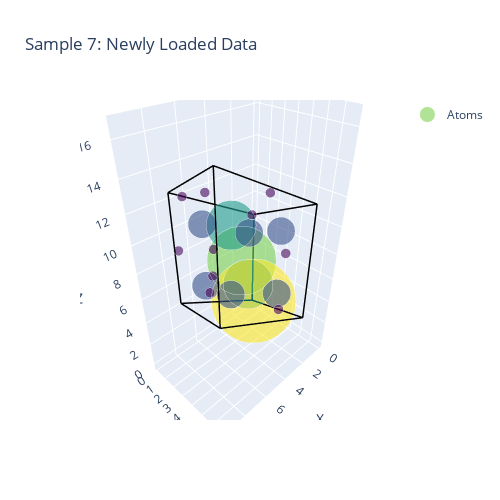

Write notebook code for a chart like this one.
### Markdown cell above
#### Data Example

### Code cell
i=7
single_data = train_dataset[i]
cell = single_data.cell[0].numpy()
x_vec, y_vec, z_vec = cell[0], cell[1], cell[2]

# Assuming that positions are in cartesian coords not fractional coords
positions = single_data.pos.numpy()
atomic_numbers = single_data.species.numpy()
new_points = positions.copy()
new_atomic_numbers = atomic_numbers.copy()

# Calculate iterations once
iterations = 20 - single_data.n_atoms.item()

# Generate ghost atoms
for _ in range(iterations):
    next_point = VoronoiGenerator._get_next_point(
        points=new_points,
        atomic_numbers=new_atomic_numbers, # Pass the updated atomic_numbers
        x_vec=x_vec,
        y_vec=y_vec,
        z_vec=z_vec
      )
    new_atomic_numbers = np.append(new_atomic_numbers, 0)
    new_points = np.vstack([new_points, next_point])

# --- Create data object for plotting ---
from omg.datamodule.dataloader import OMGData
import torch

temp_data_for_plotting = OMGData()
temp_data_for_plotting.cell = torch.from_numpy(cell).unsqueeze(0)
temp_data_for_plotting.pos = torch.from_numpy(new_points)
temp_data_for_plotting.species = torch.from_numpy(new_atomic_numbers)

print(f"Data for plotting sample {i} has been generated.")

plot_crystal_with_points(temp_data_for_plotting, i)

### Figure 1 — Plotly figure (JSON) as saved in the notebook; plotly's stock layout.template omitted (floating-point values rounded to 4 significant figures)
{"data": [{"hoverinfo": "text", "hovertext": ["A_n: 55<br>Pos: (4.79, 3.38, 8.29)", "A_n: 37<br>Pos: (2.39, 1.69, 4.15)", "A_n: 37<br>Pos: (7.18, 5.08, 12.44)", "A_n: 69<br>Pos: (0.00, 0.00, 0.00)", "A_n: 17<br>Pos: (3.46, 5.27, 5.99)", "A_n: 17<br>Pos: (2.12, 1.50, 8.29)", "A_n: 17<br>Pos: (6.12, 1.50, 10.60)", "A_n: 17<br>Pos: (3.46, 5.27, 10.60)", "A_n: 17<br>Pos: (6.12, 1.50, 5.99)", "A_n: 17<br>Pos: (7.45, 5.27, 8.29)", "A_n: 0<br>Pos: (7.94, 2.36, 13.27)", "A_n: 0<br>Pos: (1.94, 4.36, 3.03)", "A_n: 0<br>Pos: (8.78, 5.21, 14.74)", "A_n: 0<br>Pos: (7.02, 0.15, 8.50)", "A_n: 0<br>Pos: (4.83, 0.30, 3.90)", "A_n: 0<br>Pos: (9.06, 5.79, 10.70)", "A_n: 0<br>Pos: (4.26, 0.25, 7.36)", "A_n: 0<br>Pos: (2.22, 4.82, 8.24)", "A_n: 0<br>Pos: (3.04, 2.62, 10.45)", "A_n: 0<br>Pos: (5.78, 6.33, 14.09)"], "marker": {"color": ["rgb(124, 209, 79)", "rgb(32, 155, 138)", "rgb(32, 155, 138)", "rgb(253, 231, 37)", "rgb(58, 83, 139)", "rgb(58, 83, 139)", "rgb(58, 83, 139)", "rgb(58, 83, 139)", "rgb(58, 83, 139)", "rgb(58, 83, 139)", "rgb(69, 6, 89)", "rgb(69, 6, 89)", "rgb(69, 6, 89)", "rgb(69, 6, 89)", "rgb(69, 6, 89)", "rgb(69, 6, 89)", "rgb(69, 6, 89)", "rgb(69, 6, 89)", "rgb(69, 6, 89)", "rgb(69, 6, 89)"], "opacity": 0.6, "size": [48.0, 34.5, 34.5, 58.5, 19.5, 19.5, 19.5, 19.5, 19.5, 19.5, 6.75, 6.75, 6.75, 6.75, 6.75, 6.75, 6.75, 6.75, 6.75, 6.75]}, "mode": "markers", "name": "Atoms", "type": "scatter3d", "x": [4.787, 2.393, 7.18, 0.0, 3.456, 2.124, 6.118, 3.456, 6.118, 7.449, 7.94, 1.939, 8.777, 7.024, 4.834, 9.058, 4.263, 2.218, 3.041, 5.781], "y": [3.385, 1.692, 5.077, 0.0, 5.268, 1.502, 1.502, 5.268, 1.502, 5.268, 2.358, 4.364, 5.211, 0.1545, 0.305, 5.789, 0.2499, 4.816, 2.618, 6.329], "z": [8.291, 4.146, 12.44, 0.0, 5.985, 8.291, 10.6, 10.6, 5.985, 8.291, 13.27, 3.028, 14.74, 8.498, 3.895, 10.7, 7.357, 8.235, 10.45, 14.09]}, {"hoverinfo": "none", "line": {"color": "black", "width": 3}, "mode": "lines", "showlegend": false, "type": "scatter3d", "x": [0, 7.18], "y": [0, 0], "z": [0, 4.146]}, {"hoverinfo": "none", "line": {"color": "black", "width": 3}, "mode": "lines", "showlegend": false, "type": "scatter3d", "x": [0, 2.393], "y": [0, 6.77], "z": [0, 4.146]}, {"hoverinfo": "none", "line": {"color": "black", "width": 3}, "mode": "lines", "showlegend": false, "type": "scatter3d", "x": [0, 0], "y": [0, 0], "z": [0, 8.291]}, {"hoverinfo": "none", "line": {"color": "black", "width": 3}, "mode": "lines", "showlegend": false, "type": "scatter3d", "x": [7.18, 9.574], "y": [0, 6.77], "z": [4.146, 8.291]}, {"hoverinfo": "none", "line": {"color": "black", "width": 3}, "mode": "lines", "showlegend": false, "type": "scatter3d", "x": [7.18, 7.18], "y": [0, 0], "z": [4.146, 12.44]}, {"hoverinfo": "none", "line": {"color": "black", "width": 3}, "mode": "lines", "showlegend": false, "type": "scatter3d", "x": [2.393, 9.574], "y": [6.77, 6.77], "z": [4.146, 8.291]}, {"hoverinfo": "none", "line": {"color": "black", "width": 3}, "mode": "lines", "showlegend": false, "type": "scatter3d", "x": [2.393, 2.393], "y": [6.77, 6.77], "z": [4.146, 12.44]}, {"hoverinfo": "none", "line": {"color": "black", "width": 3}, "mode": "lines", "showlegend": false, "type": "scatter3d", "x": [0, 7.18], "y": [0, 0], "z": [8.291, 12.44]}, {"hoverinfo": "none", "line": {"color": "black", "width": 3}, "mode": "lines", "showlegend": false, "type": "scatter3d", "x": [0, 2.393], "y": [0, 6.77], "z": [8.291, 12.44]}, {"hoverinfo": "none", "line": {"color": "black", "width": 3}, "mode": "lines", "showlegend": false, "type": "scatter3d", "x": [9.574, 9.574], "y": [6.77, 6.77], "z": [8.291, 16.58]}, {"hoverinfo": "none", "line": {"color": "black", "width": 3}, "mode": "lines", "showlegend": false, "type": "scatter3d", "x": [7.18, 9.574], "y": [0, 6.77], "z": [12.44, 16.58]}, {"hoverinfo": "none", "line": {"color": "black", "width": 3}, "mode": "lines", "showlegend": false, "type": "scatter3d", "x": [2.393, 9.574], "y": [6.77, 6.77], "z": [12.44, 16.58]}], "layout": {"autosize": false, "height": 500, "scene": {"xaxis": {"title": {"text": "X"}}, "yaxis": {"title": {"text": "Y"}}, "zaxis": {"title": {"text": "Z"}}}, "title": {"text": "Sample 7: Newly Loaded Data"}, "width": 500}}
